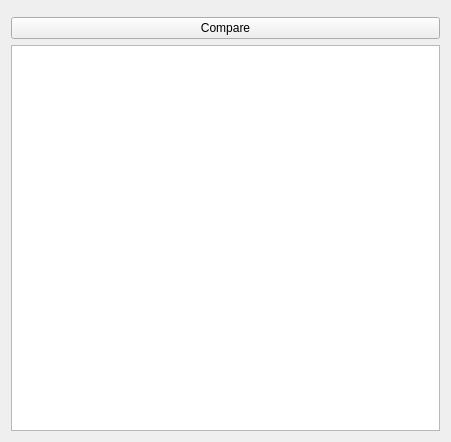
<?xml version="1.0" encoding="UTF-8"?>
<ui version="4.0">
 <class>DataCompareWidget2</class>
 <widget class="QWidget" name="DataCompareWidget2">
  <property name="geometry">
   <rect>
    <x>0</x>
    <y>0</y>
    <width>451</width>
    <height>442</height>
   </rect>
  </property>
  <property name="windowTitle">
   <string>Form</string>
  </property>
  <layout class="QVBoxLayout" name="verticalLayout">
   <item>
    <layout class="QHBoxLayout" name="horizontalLayout">
     <item>
      <widget class="DataCompareWidgetItem" name="source1" native="true"/>
     </item>
     <item>
      <widget class="DataCompareWidgetItem" name="source2" native="true"/>
     </item>
    </layout>
   </item>
   <item>
    <widget class="QPushButton" name="compare">
     <property name="text">
      <string>Compare</string>
     </property>
    </widget>
   </item>
   <item>
    <widget class="QTableView" name="tableView"/>
   </item>
  </layout>
 </widget>
 <customwidgets>
  <customwidget>
   <class>DataCompareWidgetItem</class>
   <extends>QWidget</extends>
   <header>datacomparewidgetitem.h</header>
   <container>1</container>
  </customwidget>
 </customwidgets>
 <resources/>
 <connections/>
</ui>
